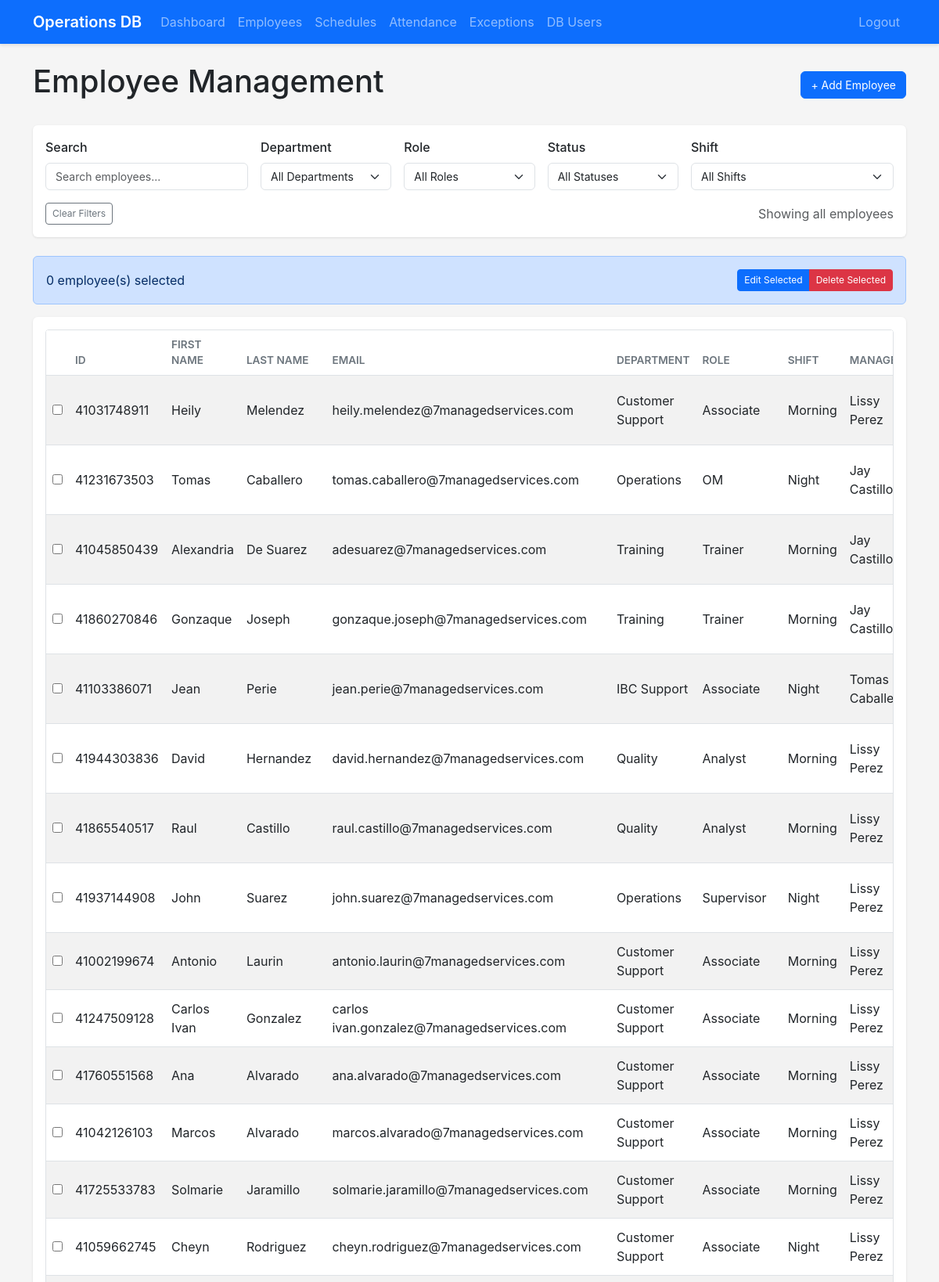
Page /employees (signed in, upper part) on the committed database.
### app/models.py (models this page shows, shortened)
class Employee(db.Model):
    __tablename__ = 'employees'
    employee_id = db.Column(db.BigInteger, primary_key=True)
    first_name = db.Column(db.String(100), nullable=False)
    last_name = db.Column(db.String(100), nullable=False)
    full_name = db.Column(db.String(200), nullable=False)
    company_email = db.Column(db.String(150), nullable=False, unique=True)
    access_card = db.Column(db.String(50))
    token_serial = db.Column(db.String(100))
    building_card = db.Column(db.String(50))
    batch = db.Column(db.String(20), nullable=False)
    agent_id = db.Column(db.BigInteger)
    ruex_id = db.Column(db.String(50))
    axonify_id = db.Column(db.String(50))
    supervisor = db.Column(db.String(100), nullable=False)
    manager = db.Column(db.String(100), nullable=False)
    tier = db.Column(db.Integer)
    shift = db.Column(db.String(20), nullable=False)
    department = db.Column(db.String(50), nullable=False)
    role = db.Column(db.String(50), nullable=False)
    hire_date = db.Column(db.Date, nullable=False)
    phase_1_date = db.Column(db.Date)
    phase_2_date = db.Column(db.Date)
    phase_3_date = db.Column(db.Date)
    status = db.Column(db.String(20), nullable=False, default='Active')
    attrition_date = db.Column(db.Date)
    created_at = db.Column(db.DateTime, default=datetime.utcnow)
    updated_at = db.Column(db.DateTime, default=datetime.utcnow, onupdate=datetime.utcnow)
    attendances = db.relationship('Attendance', backref='employee', lazy='dynamic')
    leave_requests = db.relationship('LeaveRequest', foreign_keys='LeaveRequest.employee_id', backref='employee', lazy='dynamic')
    schedule_changes_as_employee = db.relationship('ScheduleChange', foreign_keys='ScheduleChange.employee_id', backref='employee', lazy='dynamic')
    schedule_changes_as_replacement = db.relationship('ScheduleChange', foreign_keys='ScheduleChange.replacement_id', backref='replacement_employee', lazy='dynamic')
    rewards_earned = db.relationship('EmployeeReward', foreign_keys='EmployeeReward.employee_id', backref='employee', lazy='dynamic')
    exceptions = db.relationship('ExceptionRecord', foreign_keys='ExceptionRecord.employee_id', backref='employee', lazy='dynamic')

### app/routes/admin.py (the view, shortened to what this page needs)
@bp.route('/employees', methods=['GET', 'POST'])
@login_required
def employees():
    departments = AdminOptions.query.filter_by(category='department', is_active=True).all()
    roles = AdminOptions.query.filter_by(category='role', is_active=True).all()
    shifts = AdminOptions.query.filter_by(category='shift', is_active=True).all()
    statuses = AdminOptions.query.filter_by(category='status', is_active=True).all()
    employees_list = Employee.query.all()
    return render_template('employees.html',
                         employees=employees_list,
                         departments=departments,
                         roles=roles,
                         shifts=shifts,
                         statuses=statuses)

### app/models.py (called while the page is built)
@login_manager.user_loader
def load_user(user_id):
    from app.models import User, DBUser
    user = User.query.get(int(user_id))
    if user:
        return user
    return DBUser.query.get(int(user_id))

### app/templates/employees.html (shortened to what this page needs)
<!DOCTYPE html>
<html lang="en">
<head>
    <link href="https://cdn.jsdelivr.net/npm/bootstrap@5.3.0/dist/css/bootstrap.min.css" rel="stylesheet">
    <link rel="stylesheet" href="{{ url_for('static', filename='css/style.css') }}">
</head>
<body>
    <nav class="navbar navbar-expand-lg navbar-dark bg-primary">
        <div class="container">
            <a class="navbar-brand" href="/">Operations DB</a>
            <div class="collapse navbar-collapse" id="navbarNav">
                <ul class="navbar-nav">
                    <li class="nav-item">
                        <a class="nav-link" href="/dashboard">Dashboard</a>
                    </li>
                    <li class="nav-item">
                        <a class="nav-link" href="/employees">Employees</a>
                    </li>
                    <li class="nav-item">
                        <a class="nav-link" href="/schedules">Schedules</a>
                    </li>
                    <li class="nav-item">
                        <a class="nav-link" href="/attendance">Attendance</a>
                    </li>
                    <li class="nav-item">
                        <a class="nav-link" href="/exceptions">Exceptions</a>
                    </li>
                    <li class="nav-item">
                        <a class="nav-link" href="/db_users">DB Users</a>
                    </li>
                </ul>
                <ul class="navbar-nav ms-auto">
                    <li class="nav-item">
                        <a class="nav-link" href="/logout">Logout</a>
                    </li>
                </ul>
            </div>
        </div>
    </nav>
    <div class="container mt-4">
        <div class="d-flex justify-content-between align-items-center mb-4">
            <h1>Employee Management</h1>
            <button class="btn btn-primary" data-bs-toggle="modal" data-bs-target="#addEmployeeModal">
                + Add Employee
            </button>
        </div>
        <div class="card mb-4">
            <div class="card-body">
                <div class="row g-3">
                    <div class="col-md-3">
                        <label class="form-label">Search</label>
                        <input type="text" class="form-control" id="searchFilter" placeholder="Search employees...">
                    </div>
                    <div class="col-md-2">
                        <label class="form-label">Department</label>
                        <select class="form-select" id="deptFilter">
                            <option value="">All Departments</option>
                        </select>
                    </div>
                    <div class="col-md-2">
                        <label class="form-label">Role</label>
                        <select class="form-select" id="roleFilter">
                            <option value="">All Roles</option>
                        </select>
                    </div>
                    <div class="col-md-2">
                        <label class="form-label">Status</label>
                        <select class="form-select" id="statusFilter">
                            <option value="">All Statuses</option>
                        </select>
                    </div>
                    <div class="col-md-3">
                        <label class="form-label">Shift</label>
                        <select class="form-select" id="shiftFilter">
                            <option value="">All Shifts</option>
                        </select>
                    </div>
                </div>
                <div class="d-flex justify-content-between align-items-center mt-3">
                    <button class="btn btn-outline-secondary btn-sm" onclick="clearFilters()">Clear Filters</button>
                    <span class="text-muted" id="filterCount">Showing all employees</span>
                </div>
            </div>
        </div>
        <div id="bulkActions" class="alert alert-primary d-flex justify-content-between align-items-center mb-3">
            <span id="selectionCount">0 employee(s) selected</span>
            <div class="btn-group">
                <button class="btn btn-primary btn-sm" onclick="editSelected()">Edit Selected</button>
                <button class="btn btn-danger btn-sm" onclick="deleteSelected()">Delete Selected</button>
            </div>
        </div>
        <div class="card">
            <div class="card-body">
                <div class="table-container">
                    <table class="table table-striped table-hover">
                        <thead>
                            <tr>
                                <th style="width: 40px;"></th>
                                <th>ID</th>
                                <th>First Name</th>
                                <th>Last Name</th>
                                <th>Email</th>
                                <th>Department</th>
                                <th>Role</th>
                                <th>Shift</th>
                                <th>Manager</th>
                            </tr>
                        </thead>
                        <tbody id="employeeTableBody">
                            {% for employee in employees %}
                            <tr class="selectable-row" data-employee-id="{{ employee.employee_id }}" data-first-name="{{ employee.first_name.lower() }}" data-last-name="{{ employee.last_name.lower() }}" data-email="{{ employee.company_email.lower() }}" data-department="{{ employee.department.lower() }}" data-role="{{ employee.role.lower() }}" data-shift="{{ employee.shift.lower() }}" data-status="{{ employee.status.lower() }}" data-batch="{{ employee.batch.lower() }}" data-manager="{{ employee.manager.lower() }}" data-supervisor="{{ employee.supervisor.lower() }}" data-ruex="{{ (employee.ruex_id or '').lower() }}" data-axonify="{{ (employee.axonify_id or '').lower() }}">
                                <td><input type="checkbox" class="employee-checkbox" onclick="event.stopPropagation()"></td>
                                <td>{{ employee.employee_id }}</td>
                                <td>{{ employee.first_name }}</td>
                                <td>{{ employee.last_name }}</td>
                                <td>{{ employee.company_email }}</td>
                                <td>{{ employee.department }}</td>
                                <td>{{ employee.role }}</td>
                                <td>{{ employee.shift }}</td>
                                <td>{{ employee.manager }}</td>
                            </tr>
                            {% endfor %}
                        </tbody>
                    </table>
                </div>
            </div>
        </div>
    </div>
</body>
</html>

### app/static/css/style.css (style rules this page uses)
:root { --primary-color: #0d6efd; --secondary-color: #6c757d; --success-color: #198754; --danger-color: #dc3545; --warning-color: #ffc107; --info-color: #0dcaf0; --light-color: #f8f9fa; --dark-color: #212529; }
body { font-family: -apple-system, BlinkMacSystemFont, 'Segoe UI', Roboto, 'Helvetica Neue', Arial, sans-serif; background-color: #f5f5f5; }
.navbar { box-shadow: 0 2px 4px rgba(0, 0, 0, 0.1); }
.navbar-brand { font-weight: 600; font-size: 1.25rem; }
.card { box-shadow: 0 1px 3px rgba(0, 0, 0, 0.1); border: none; margin-bottom: 1rem; }
.table { margin-bottom: 0; }
.table th { font-weight: 600; text-transform: uppercase; font-size: 0.85rem; color: #6c757d; }
.table td { vertical-align: middle; }
.btn { font-size: 0.875rem; }
.btn-sm { font-size: 0.75rem; }
.form-label { font-weight: 500; margin-bottom: 0.5rem; }
.form-control, .form-select { font-size: 0.875rem; }
.table-container { overflow-x: auto; -webkit-overflow-scrolling: touch; border: 1px solid #dee2e6; border-radius: 0.25rem; }

### app/templates/employees.html (style rules this page uses)
.table-container { overflow-x: auto; -webkit-overflow-scrolling: touch; border: 1px solid #dee2e6; border-radius: 0.25rem; }
tr.selectable-row { cursor: pointer; transition: background-color 0.15s ease; }
#bulkActions { display: none; }

### rows in the picture
Employee: employee_id "41031748911", first_name "Heily", last_name "Melendez", company_email "heily.melendez@7managedservices.com", department "Customer Support", role "Associate", shift "Morning", manager "Lissy Perez"
Employee: employee_id "41231673503", first_name "Tomas", last_name "Caballero", company_email "tomas.caballero@7managedservices.com", department "Operations", role "OM", shift "Night", manager "Jay Castillo"
Employee: employee_id "41045850439", first_name "Alexandria", last_name "De Suarez", company_email "adesuarez@7managedservices.com", department "Training", role "Trainer", shift "Morning", manager "Jay Castillo"
Employee: employee_id "41860270846", first_name "Gonzaque", last_name "Joseph", company_email "gonzaque.joseph@7managedservices.com", department "Training", role "Trainer", shift "Morning", manager "Jay Castillo"
Employee: employee_id "41103386071", first_name "Jean", last_name "Perie", company_email "jean.perie@7managedservices.com", department "IBC Support", role "Associate", shift "Night", manager "Tomas…"
Employee: employee_id "41944303836", first_name "David", last_name "Hernandez", company_email "david.hernandez@7managedservices.com", department "Quality", role "Analyst", shift "Morning", manager "Lissy Perez"
Employee: employee_id "41865540517", first_name "Raul", last_name "Castillo", company_email "raul.castillo@7managedservices.com", department "Quality", role "Analyst", shift "Morning", manager "Lissy Perez"
Employee: employee_id "41937144908", first_name "John", last_name "Suarez", company_email "john.suarez@7managedservices.com", department "Operations", role "Supervisor", shift "Night", manager "Lissy Perez"
Employee: employee_id "41002199674", first_name "Antonio", last_name "Laurin", company_email "antonio.laurin@7managedservices.com", department "Customer Support", role "Associate", shift "Morning", manager "Lissy Perez"
Employee: employee_id "41247509128", first_name "Carlos Ivan", last_name "Gonzalez", company_email "carlos ivan.gonzalez@7managedservices.com", department "Customer Support", role "Associate", shift "Morning", manager "Lissy Perez"
Employee: employee_id "41760551568", first_name "Ana", last_name "Alvarado", company_email "ana.alvarado@7managedservices.com", department "Customer Support", role "Associate", shift "Morning", manager "Lissy Perez"
Employee: employee_id "41042126103", first_name "Marcos", last_name "Alvarado", company_email "marcos.alvarado@7managedservices.com", department "Customer Support", role "Associate", shift "Morning", manager "Lissy Perez"
Employee: employee_id "41725533783", first_name "Solmarie", last_name "Jaramillo", company_email "solmarie.jaramillo@7managedservices.com", department "Customer Support", role "Associate", shift "Morning", manager "Lissy Perez"
Employee: employee_id "41059662745", first_name "Cheyn", last_name "Rodriguez", company_email "cheyn.rodriguez@7managedservices.com", department "Customer Support", role "Associate", shift "Night", manager "Lissy Perez"
